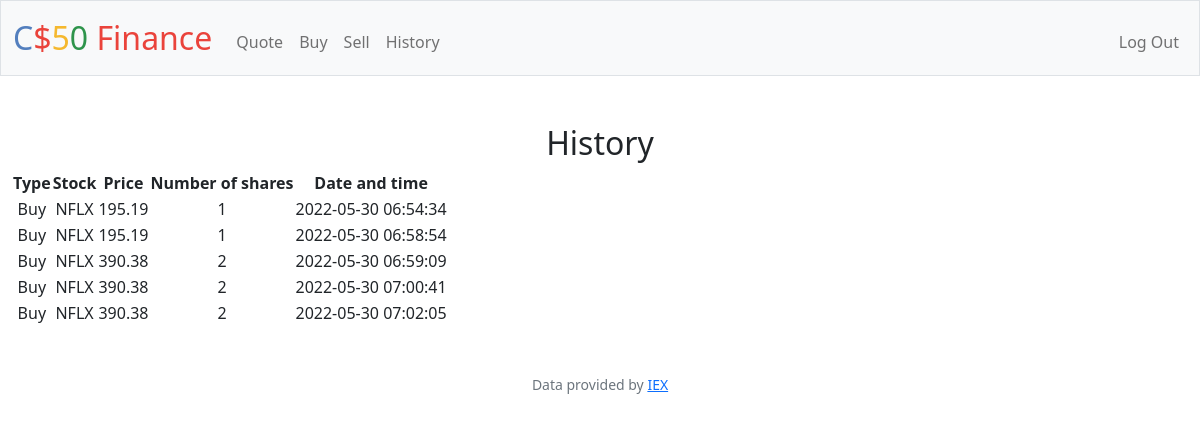
The app's page /history (signed in), older data.
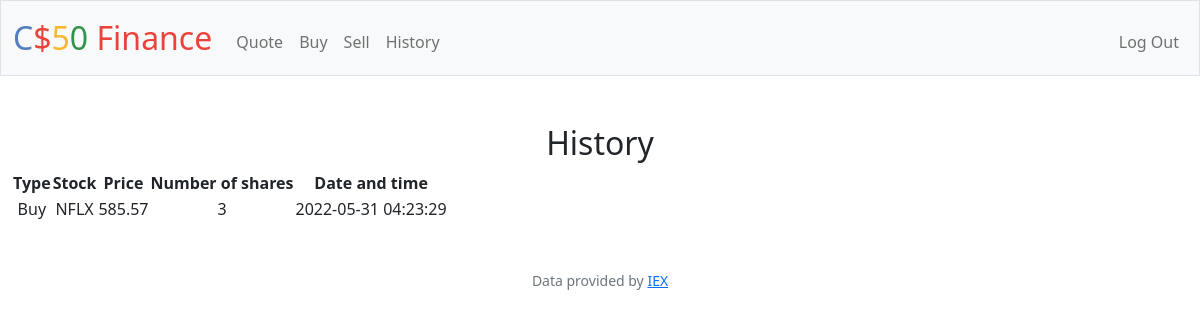
The same page, newer data.
### tables this page shows
CREATE TABLE transactions (id INTEGER PRIMARY KEY AUTOINCREMENT NOT NULL, user_id INTEGER NOT NULL, stock TEXT NOT NULL, value TEXT NOT NULL, type TEXT, time TEXT, shares TEXT);

### app.py (the view)
@app.route("/history")
@login_required
def history():
    history = db.execute("SELECT * FROM transactions WHERE user_id = ?", session["user_id"])
    return render_template("history.html", history=history)

### app.py (called while the page is built)
@app.after_request
def after_request(response):
    response.headers["Cache-Control"] = "no-cache, no-store, must-revalidate"
    response.headers["Expires"] = 0
    response.headers["Pragma"] = "no-cache"
    return response

### helpers.py (called while the page is built)
def login_required(f):
    @wraps(f)
    def decorated_function(*args, **kwargs):
        if session.get("user_id") is None:
            return redirect("/login")
        return f(*args, **kwargs)
    return decorated_function

### templates/history.html (shortened to what this page needs)
{% extends "layout.html" %}
{% block main %}
    <div class="section">
        <h2>History</h2>
        <table>
            <thead>
                <tr>
                    <th>Type</th>
                    <th>Stock</th>
                    <th>Price</th>
                    <th>Number of shares</th>
                    <th>Date and time</th>
                </tr>
            </thead>
            <tbody>
                {% for id in history %}
                <tr>
                    <td>{{ id["type"] }}</td>
                    <td>{{ id["stock"] }} </td>
                    <td>{{ id["value"] }}</td>
                    <td>{{ id["shares"] }} </td>
                    <td>{{ id["time"] }}</td>
                </tr>
                {% endfor %}
            </tbody>
        </table>
    </div>
{% endblock %}

Row changes from the older to the newer data that the page shows:
removed transactions: type "Buy", stock "NFLX", value "195.19", shares "1", time "2022-05-30 06:54:34"
removed transactions: type "Buy", stock "NFLX", value "195.19", shares "1", time "2022-05-30 06:58:54"
removed transactions: type "Buy", stock "NFLX", value "390.38", shares "2", time "2022-05-30 06:59:09"
removed transactions: type "Buy", stock "NFLX", value "390.38", shares "2", time "2022-05-30 07:00:41"
removed transactions: type "Buy", stock "NFLX", value "390.38", shares "2", time "2022-05-30 07:02:05"
added transactions: type "Buy", stock "NFLX", value "585.57", shares "3", time "2022-05-31 04:23:29"
